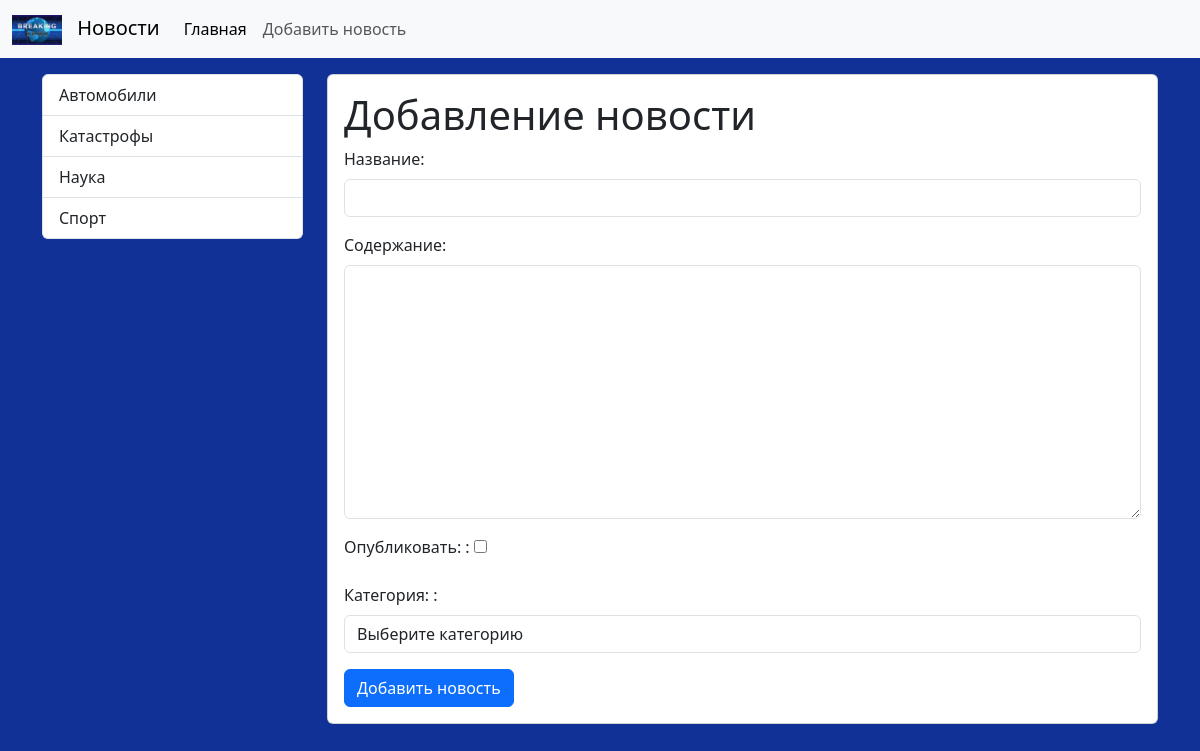
The app's page /news/add-news/ with its own data.
### news/models.py (models this page shows)
class Category(models.Model):
    title = models.CharField(max_length=50, verbose_name='Наименование категории', db_index=True)
    def get_absolute_url(self):
        return reverse('category', kwargs={'category_id': self.pk})
    def __str__(self):
        return self.title
    class Meta:
        verbose_name = 'Категорию'
        verbose_name_plural = 'Категории'
        ordering = ['title']

### news/views.py (the view)
# urls.py: path('add-news/', CreateNews.as_view(), name='add_news')
class CreateNews(CreateView):
    form_class = NewsForm
    template_name = 'news/add_news.html'

### news/forms.py (shortened to what this page needs)
class NewsForm(forms.ModelForm):
    class Meta:
        model = News
        fields = ['title', 'content', 'category', 'is_published']
        widgets = {
            'title': forms.TextInput(attrs={'class': 'form-control'}),
            'content': forms.Textarea(attrs={'class': 'form-control'}),
            'category': forms.Select(attrs={'class': 'form-control'}),
        }
    def __init__(self, *args, **kwargs):
        super(NewsForm, self).__init__(*args, **kwargs)
        self.fields['category'].empty_label = "Выберите категорию"

### news/templatetags/news_tags.py (called while the page is built)
@register.simple_tag(name="getCategories")
def get_categories():
    return Category.objects.all()

### news/templates/news/add_news.html (shortened to what this page needs)
{% extends 'news/base.html' %}
{% block sidebar %}
    {% include 'news/inc/_sidebar.html' %}
{% endblock %}
{% block content %}
    <div class="card mb-3">
        <div class="card-body">
            <h1>Добавление новости</h1>
            <form action="{% url 'add_news' %}" method="post">
                <div class="mb-3">
                    <label for="{{ form.title.id_for_label }}" class="form-label">Название: </label>
                    {{ form.title }}
                </div>
                <div class="mb-3">
                    <label for="{{ form.content.id_for_label }}" class="form-label">Содержание: </label>
                    {{ form.content }}
                </div>
                <div class="mb-3">
                    <label for="{{ form.is_published.id_for_label }}" class="form-label">Опубликовать: : </label>
                    {{ form.is_published }}
                </div>
                <div class="mb-3">
                    <label for="{{ form.category.id_for_label }}" class="form-label">Категория: : </label>
                    {{ form.category }}
                </div>
                <button type="submit" class="btn btn-primary btn-block">Добавить новость</button>
            </form>
        </div>
    </div>
{% endblock %}

### templates/news/inc/_sidebar.html
{% load news_tags %}
<div class="list-group">
    {% getCategories as categories %}
    {% for category in categories %}
        <a href="{{ category.get_absolute_url }}" class="list-group-item list-group-item-action">{{ category.title }}</a>
    {% endfor %}
</div>

### newsproject/static/css/style.css (style rules this page uses)
body { background-color: #123197; }

### records on screen
Category: title "Автомобили"
Category: title "Катастрофы"
Category: title "Наука"
Category: title "Спорт"
